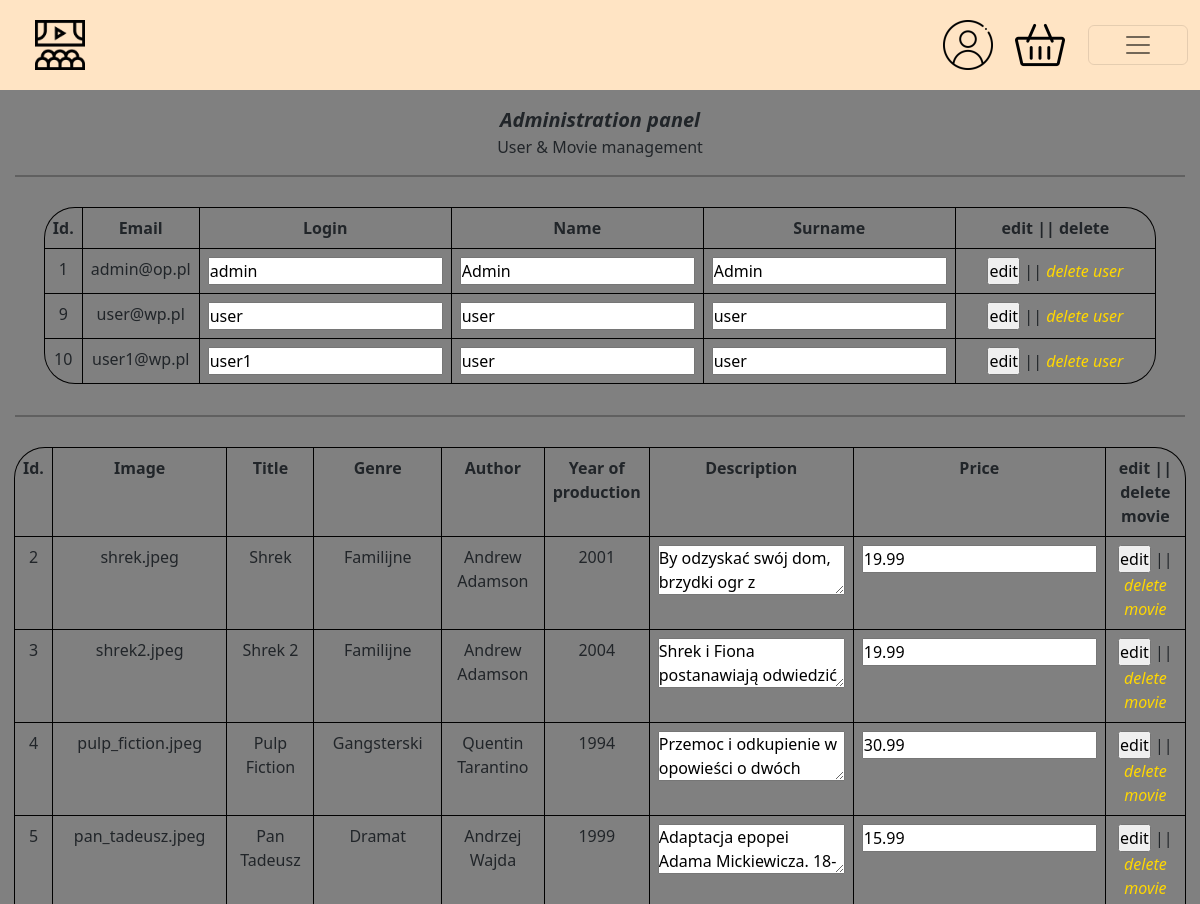
/admin/UserBase.php (upper part), run on an earlier commit of the app's database.
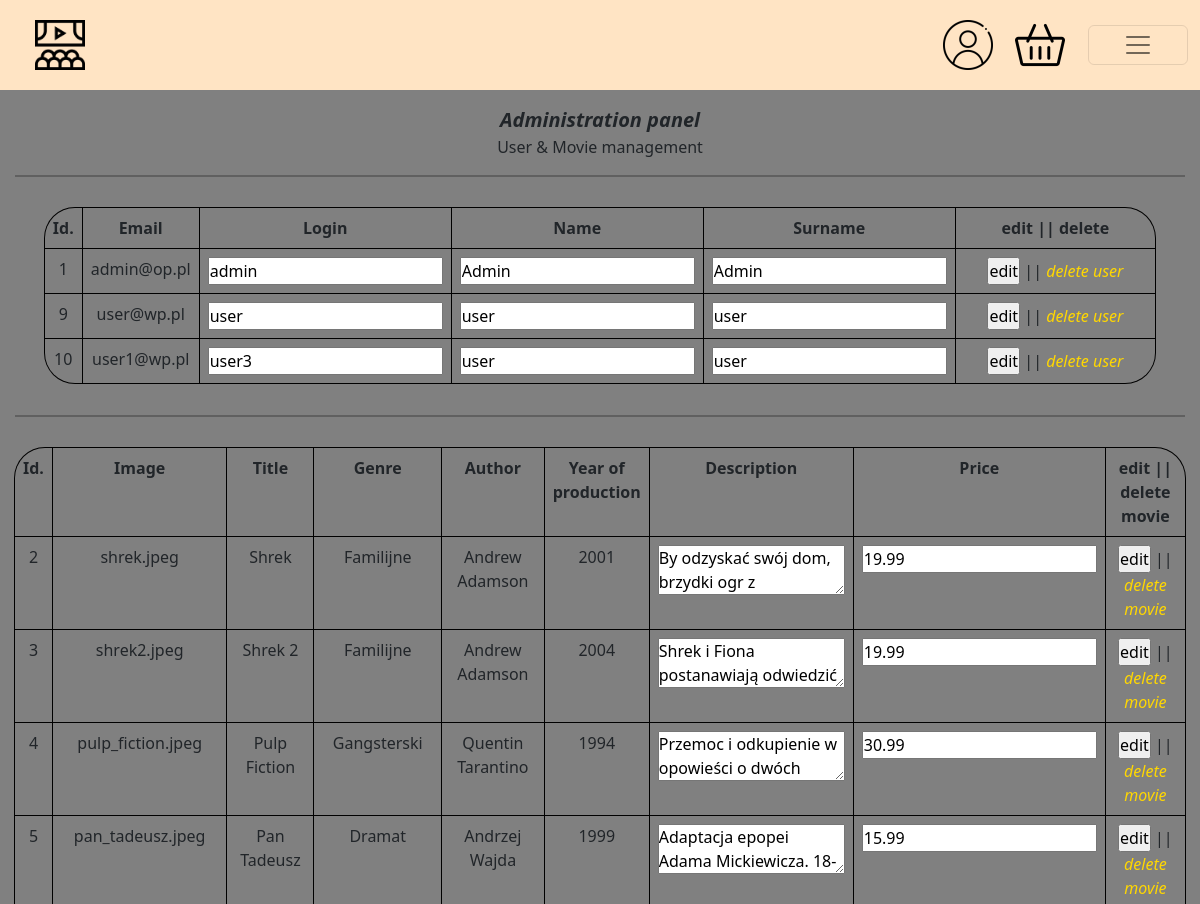
And on a later commit of the database.
### tables this page shows
CREATE TABLE "Users" (
	"id"	INTEGER NOT NULL UNIQUE,
	"name"	TEXT NOT NULL,
	"surname"	TEXT NOT NULL,
	"login"	TEXT NOT NULL,
	"password"	TEXT NOT NULL,
	"email"	TEXT NOT NULL,
	"prof_image"	TEXT,
	"is_admin"	INTEGER DEFAULT 'false',
	PRIMARY KEY("id" AUTOINCREMENT)
);

### PHP/db_connect.php (called while the page is built, shortened)
<?php
    class DBConnection
    {
        private static $instance;
        private $pdo;
        private function __construct()
        {
            $dsn = 'sqlite:../DB/DVDBase.db';
            $this->pdo = new PDO($dsn);
        }
        public static function getInstance()
        {
            if (self::$instance === null) {
                self::$instance = new self();
            }
            return self::$instance;
        }
        public function getPDO()
        {
            return $this->pdo;
        }
    }
    $pdo = DBConnection::getInstance()->getPDO();
    class SqlLiteQueryBuilder implements SQLQueryBuilder
    {
        protected $query;
        protected function reset(): void
        {
            $this->query = new \stdClass();
        }
        public function select(string $table, array $fields): SQLQueryBuilder
        {
            $this->query->base = "SELECT " . implode(", ", $fields) . " FROM " . $table;
            $this->query->type = 'select';
            return $this;
        }
        public function getSQL(): string
        {
            $query = $this->query;
            $sql = $query->base;
            $sql .= ";";
            return $sql;
        }
    };
    $sql = new SqlLiteQueryBuilder();
    $query = $pdo -> query($sql ->select("Users", ["*"])
                  ->getSQL());
    $rows = $query -> fetchAll(PDO::FETCH_ASSOC);
?>

### admin/UserBase.php (the view, shortened to what the changed rows need)
<?php
require("../php/db_connect.php");
?>
<!DOCTYPE html>
<html lang="pl">
<head>
    <link href="https://cdn.jsdelivr.net/npm/bootstrap@5.2.2/dist/css/bootstrap.min.css" rel="stylesheet"
>
    <link rel="stylesheet" href="../CSS/pageStyles.css">
</head>
<body>
        <div class="container-fluid">
            <div class="main" style="display: block;">
                <div class="main" style="padding: 15px;">
                    <div>
                        <div class="row justify-content-center">
                            <div class="col-auto">
                                <?php
                                echo'
                                <table class="usersData table table-responsive"">
                                    <tr>
                                        <th class="th">Id.</th>
                                        <th class="th">Email</th>
                                        <th class="th">Login</th>
                                        <th class="th">Name</th>
                                        <th class="th">Surname</th>
                                        <th class="th thLast">edit || delete</th>
                                    </tr>
                                ';
                                foreach ($rows as $row) {
                                echo'
                                    <tr>
                                        <td class="td"><form id="form'.$row['id'].'" method="GET" action="edit.php">'.$row['id'].'<input type="text" name="id_user" value="'.$row['id'].'" hidden></form></td>
                                        <td class="td">'.$row['email'].'</td>
                                        <td class="td"><input form="form'.$row['id'].'" type="text" name="login" value="'.$row['login'].'"></td>
                                        <td class="td"><input form="form'.$row['id'].'" type="text" name="name" value="'.$row['name'].'"></td>
                                        <td class="td"><input form="form'.$row['id'].'" type="text" name="surname" value="'.$row['surname'].'"></td>
                                        <td class="td tdLast"><input form="form'.$row['id'].'" type="submit" value="edit"> || <a href="delete.php?id='.$row['id'].'">delete user</a></td>
                                    </tr>
                                ';
                                }
                                echo '</table>'
                                ?>
                            </div>
                        </div>
                        <div>
                            <div class="row justify-content-center">
                                <div class="col-auto">
                                    <?php
                                    echo'
                                    <table class="usersData table table-responsive"">
                                        <tr>
                                            <th class="th">Id.</th>
                                            <th class="th">Image</th>
                                            <th class="th">Title</th>
                                            <th class="th">Genre</th>
                                            <th class="th">Author</th>
                                            <th class="th">Year of production</th>
                                            <th class="th">Description</th>
                                            <th class="th">Price</th>
                                            <th class="th thLast">edit || delete movie</th>
                                        </tr>
                                    ';
                                    echo '</table>'
                                    ?>
                                </div>
                            </div>
                        </div>
                    </div><br>
                </div>
            </div>
    </div>
</body>
</html>

What changed in the data, as far as the page shows it:
changed users "user1@wp.pl": login "user1" → "user3"
